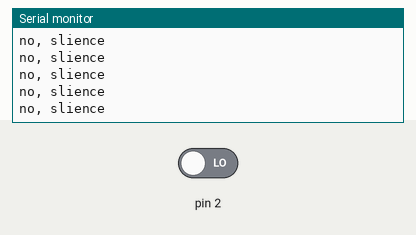
This sketch was run on a simulated Arduino Mega 2560, built with avr-gcc and run on an emulated ATmega2560. Parts: the last lines printed to the serial monitor. Inputs (shaded band) come from the test bench; at power-on: pin 2 LOW. The modem accepts every AT command (registered, SIM ready, sends succeed) and sends nothing else.

Above: at 1.2 s.
1.3 s: pin 2 driven HIGH
At 1.31 s:
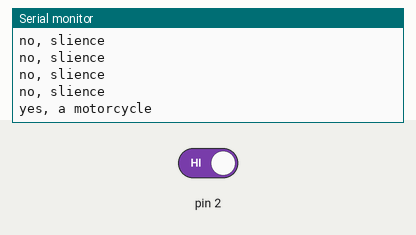
3.2 s: pin 2 driven LOW
At 3.21 s:
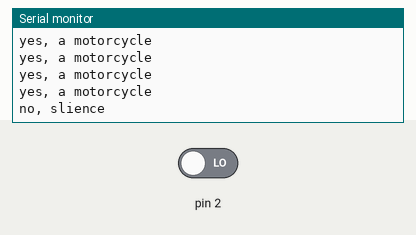

Measured:
- after the input at 1.3 s, the serial monitor: prints a new line at once (image 1)

The sketch:

LoRa_MCS.ino
```cpp
int PIR_count=0;
char readcharbuffer[20];
int readbuffersize;
char temp_input;

void setup()
{
    pinMode(2, INPUT);
    Serial.begin(9600);
    Serial1.begin(9600);
    Serial.println(" test!");
}

void pass()
{
  int dig = 1;
  if(PIR_count >= 10 && PIR_count <= 99) dig = 2;
  if(PIR_count >= 100) dig = 3;

  Serial.print("AT+DTX=4");
  Serial.print(",\"T");
  if(dig == 1) Serial.print("00");
  else if(dig == 2) Serial.print("0");
  Serial.println(PIR_count);

  Serial1.print("AT+DTX=4");
  Serial1.print(",\"T");
  if(dig == 1) Serial1.print("00");
  else if(dig == 2) Serial1.print("0");
  Serial1.print(PIR_count);

  Serial1.println("\"");

  Serial.println("success");
  delay(1000);

  readbuffersize = Serial1.available();
  while(readbuffersize){
    temp_input = Serial1.read();
    Serial.print(temp_input);
    readbuffersize--;
 }
 Serial.println("read data");
 delay(1000);
/*   readbuffersize = Serial1.available();
  while(readbuffersize){
    temp_input = Serial1.read();
    Serial.print(temp_input);
    readbuffersize--;
 }*/
 Serial.println("things");
}

int cnt = 0;
int f = 0;
int b = 0;
void loop()
{
  int sensorValue = digitalRead(2);
  if(sensorValue == HIGH){
     f++;
     Serial.println("yes, a motorcycle");
  }else{
     f = 0;
     Serial.println("no, slience");
  }

  if(f > 18){
    b++;
    PIR_count++;
    f = 0;
  }

  if(cnt == 50)
    pass();


  delay(100);

  if(cnt == 50) cnt = 0;
  else cnt++;
}
```
